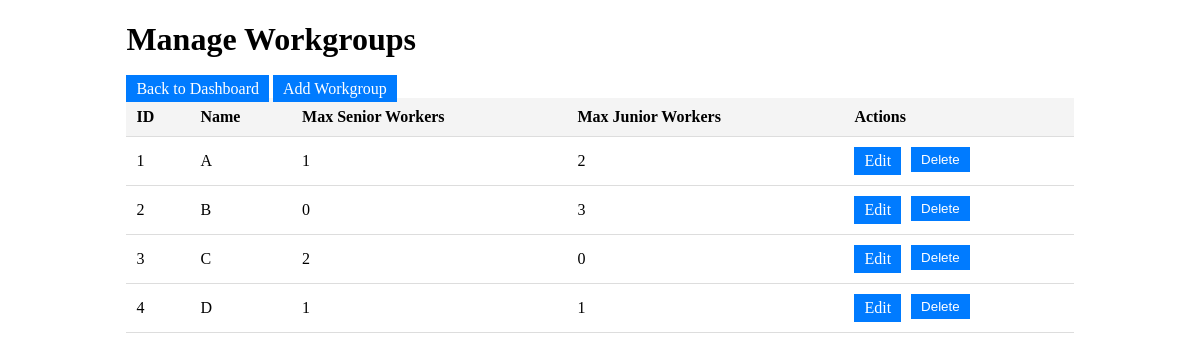
The app's page /admin/workgroups (signed in) with its own data.
### models.py (models this page shows)
class Workgroup(db.Model):
    id = db.Column(db.Integer, primary_key=True)
    name = db.Column(db.String(50), nullable=False)  # e.g., "Group A"
    max_senior_workers = db.Column(db.Integer, nullable=False)  # Max senior workers allowed
    max_junior_workers = db.Column(db.Integer, nullable=False)  # Max junior workers allowed
    intervals = db.relationship('Interval', backref='workgroup', lazy=True)  # Intervals for this group
    schedules = db.relationship('Schedule', backref='workgroup', lazy=True)  # Schedules for this group

### routes.py (the view)
    @login_required
    def wrapper(*args, **kwargs):
        if current_user.role != 'admin':
            flash('Access denied: Admins only.')
            return redirect(url_for('main.index'))
        return func(*args, **kwargs)

### app.py (called while the page is built)
@login_manager.user_loader
def load_user(user_id):
    from models import Admin, Worker
    admin = db.session.get(Admin, int(user_id))  # Updated to Session.get
    if admin:
        return admin
    worker = db.session.get(Worker, int(user_id))  # Updated to Session.get
    if worker:
        return worker
    return None

### routes.py (called while the page is built)
def admin_required(func):
    @login_required
    def wrapper(*args, **kwargs):
        if current_user.role != 'admin':
            flash('Access denied: Admins only.')
            return redirect(url_for('main.index'))
        return func(*args, **kwargs)
    wrapper.__name__ = func.__name__
    return wrapper

@main.route('/admin/workgroups')
@admin_required
def manage_workgroups():
    workgroups = Workgroup.query.all()
    return render_template('admin/workgroups.html', workgroups=workgroups)

### templates/admin/workgroups.html (shortened to what this page needs)
<!DOCTYPE html>
<html lang="en">
<head>
</head>
<body>
    <div class="container">
        <h1>Manage Workgroups</h1>
        <a href="{{ url_for('main.admin_dashboard') }}">Back to Dashboard</a>
        <a href="{{ url_for('main.add_workgroup') }}">Add Workgroup</a>
        <table>
            <thead>
                <tr>
                    <th>ID</th>
                    <th>Name</th>
                    <th>Max Senior Workers</th>
                    <th>Max Junior Workers</th>
                    <th>Actions</th>
                </tr>
            </thead>
            <tbody>
                {% for workgroup in workgroups %}
                <tr>
                    <td>{{ workgroup.id }}</td>
                    <td>{{ workgroup.name }}</td>
                    <td>{{ workgroup.max_senior_workers }}</td>
                    <td>{{ workgroup.max_junior_workers }}</td>
                    <td class="actions">
                        <a href="{{ url_for('main.edit_workgroup', id=workgroup.id) }}">Edit</a>
                        <form action="{{ url_for('main.delete_workgroup', id=workgroup.id) }}" method="post">
                            <button type="submit">Delete</button>
                        </form>
                    </td>
                </tr>
                {% endfor %}
            </tbody>
        </table>
    </div>
</body>
</html>

### templates/admin/workgroups.html (style rules this page uses)
.container { width: 80%; margin: 20px auto; }
table { width: 100%; border-collapse: collapse; }
th, td { padding: 10px; text-align: left; border-bottom: 1px solid #ddd; }
th { background-color: #f4f4f4; }
.actions { display: flex; gap: 10px; }
a, button { padding: 5px 10px; background-color: #007bff; color: white; text-decoration: none; border: none; cursor: pointer; }

### records on screen
Workgroup: id "1", name "A", max_senior_workers "1", max_junior_workers "2"
Workgroup: id "2", name "B", max_senior_workers "0", max_junior_workers "3"
Workgroup: id "3", name "C", max_senior_workers "2", max_junior_workers "0"
Workgroup: id "4", name "D", max_senior_workers "1", max_junior_workers "1"
